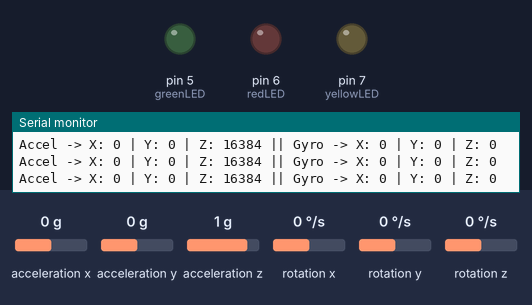
Bench run of a sketch on a simulated Arduino Nano, built with avr-gcc and run on an emulated ATmega328P. Shown: output pins drawn as LEDs (lit = HIGH), the last lines printed to the serial monitor. The inputs (shaded band) are chosen by the test bench; at power-on: acceleration x 0 g, acceleration y 0 g, acceleration z 1 g, rotation x 0 °/s, rotation y 0 °/s, rotation z 0 °/s.

Above: at 1.2 s.
1.3 s: acceleration x set to -0.2 g
2.8 s: acceleration x set to -0.5 g
At 3.4 s:
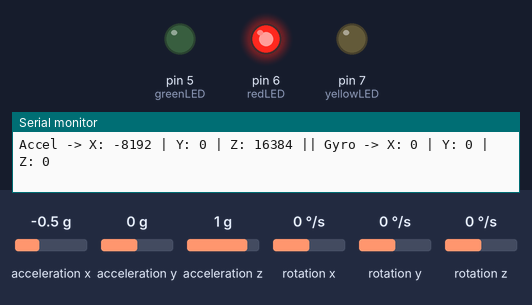
4.5 s: acceleration y set to -0.2 g
6.0 s: acceleration y set to -0.5 g
At 6.9 s:
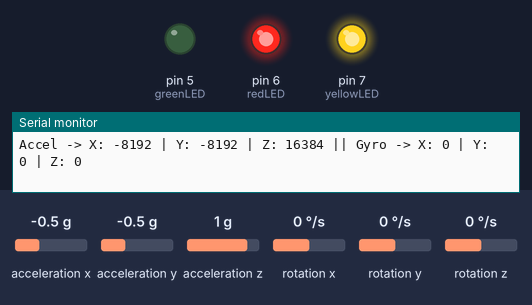
7.5 s: acceleration x set to 0 g
At 8.6 s:
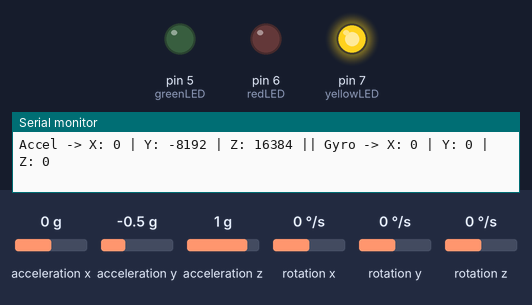
9.0 s: acceleration x set to 0.2 g
10.5 s: acceleration x set to 0.5 g
At 12.1 s:
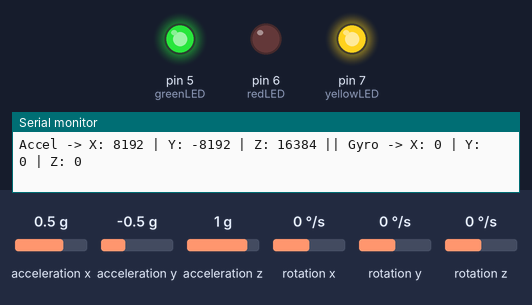
Timing chart, 0 to 13.1 s (numbered marks = the images above; inputs shaded):
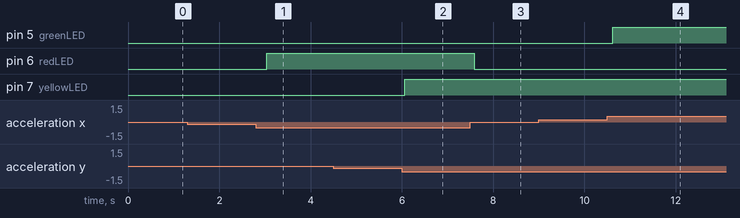

The sketch:

Motion_LEDs_MPU_6050.ino
```cpp
#include <Wire.h>
#include <MPU6050.h>

MPU6050 mpu;

// LED pins on Nano
const int redLED = 6;
const int greenLED = 5;
const int yellowLED = 7;

void setup() {
  Serial.begin(115200);
  Wire.begin();  // SDA=A4, SCL=A5 on Nano

  mpu.initialize();

  // Configure LED pins as outputs
  pinMode(redLED, OUTPUT);
  pinMode(greenLED, OUTPUT);
  pinMode(yellowLED, OUTPUT);

  if (mpu.testConnection()) {
    Serial.println("MPU6050 connection successful");
  } else {
    Serial.println("MPU6050 connection failed");
  }
}

void loop() {
  int16_t ax, ay, az, gx, gy, gz;
  mpu.getMotion6(&ax, &ay, &az, &gx, &gy, &gz);

  Serial.print("Accel -> X: "); Serial.print(ax);
  Serial.print(" | Y: "); Serial.print(ay);
  Serial.print(" | Z: "); Serial.print(az);

  Serial.print(" || Gyro -> X: "); Serial.print(gx);
  Serial.print(" | Y: "); Serial.print(gy);
  Serial.print(" | Z: "); Serial.print(gz);
  Serial.println();

  // Reset LEDs
  digitalWrite(redLED, LOW);
  digitalWrite(greenLED, LOW);
  digitalWrite(yellowLED, LOW);

  // LED conditions based on accelerometer
  if (ax < -5000) {
    digitalWrite(redLED, HIGH);
  } else if (ax > 5000) {
    digitalWrite(greenLED, HIGH);
  }

  if (ay > 5000 || ay < -5000) {
    digitalWrite(yellowLED, HIGH);
  }

  delay(500);
}
```

Measured:
- the behaviour switches between -0.3 and -0.4 g on acceleration x (found by bisection; images 0 and 1)
- the behaviour switches between -0.3 and -0.4 g on acceleration y (found by bisection; images 1 and 2)
- the behaviour switches between 0.3 and 0.4 g on acceleration x (found by bisection; images 3 and 4)
- after the input at 2.8 s, pin 6 (redLED): LOW → HIGH after 0.24 s
- after the input at 6.0 s, pin 7 (yellowLED): LOW → HIGH after 0.07 s
- after the input at 7.5 s, pin 6 (redLED): HIGH → LOW after 0.08 s
- after the input at 10.5 s, pin 5 (greenLED): LOW → HIGH after 0.12 s
